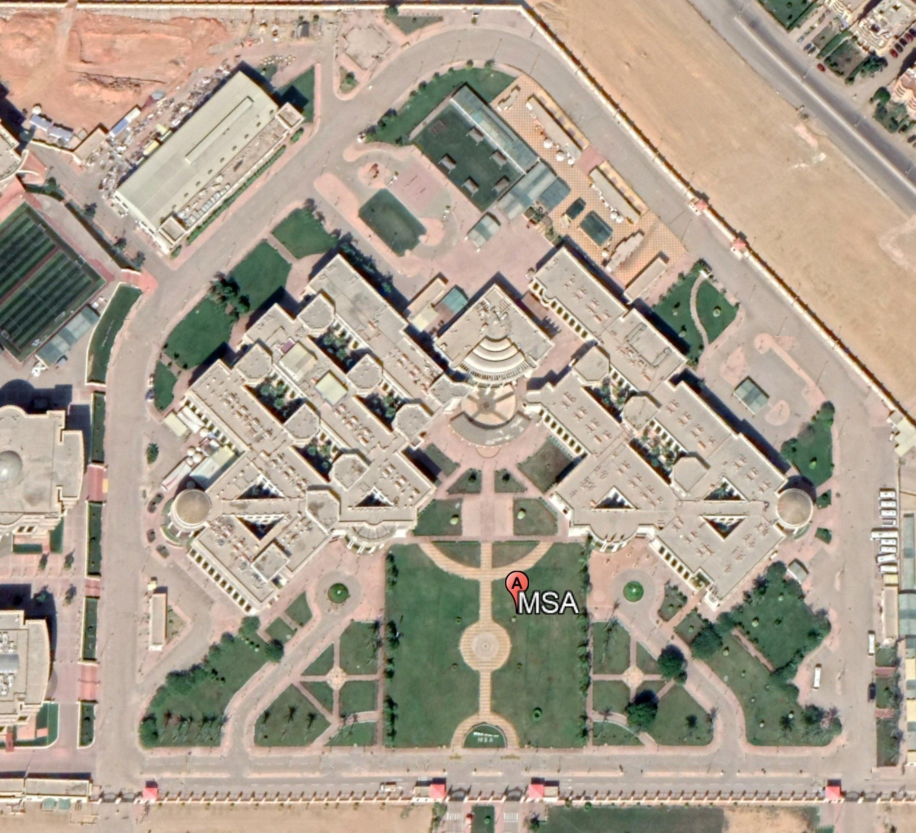
%> input picture path_planning_codes/PRM/msa_17b.jpg, 1831 x 1665 px (shown at 1/2 size)
$ octave PRM_robot.m   (GNU Octave 9; MATLAB toolbox functions it lacks are replaced by stand-ins)
%> lines starting %> are read from the running program, lines starting %| are printed output that depends on the picture
% The probabilistic roadmap (PRM) algorithm

img=imread('msa_17b.JPG'); %read MSA MAP image
%> img is the input picture: size 1665x1831x3 uint8; mean R, G, B 171.1, 158.8, 142.9

I1=rgb2gray(img); % changing the map from rgb to gray image
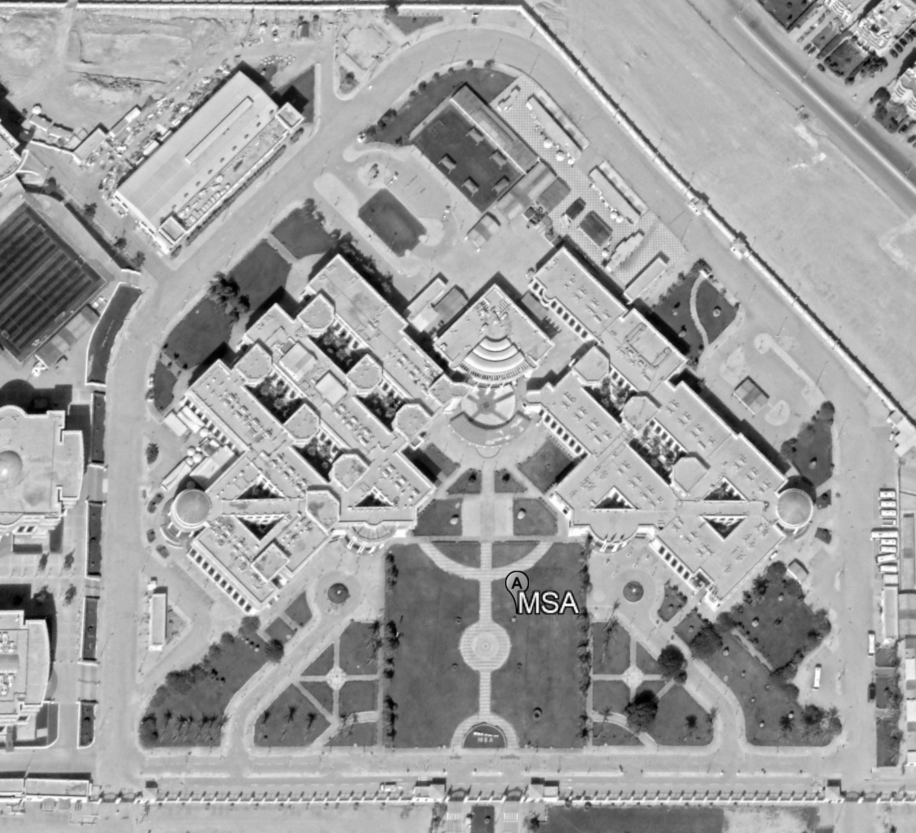
%> I1: size 1665x1831 uint8 (shown at 1/2 size); min 0, max 255, mean 160.7
conn=8;

b = imsharpen(I1,'Radius',3,'Amount',4); %sharpens the MSA MAP image
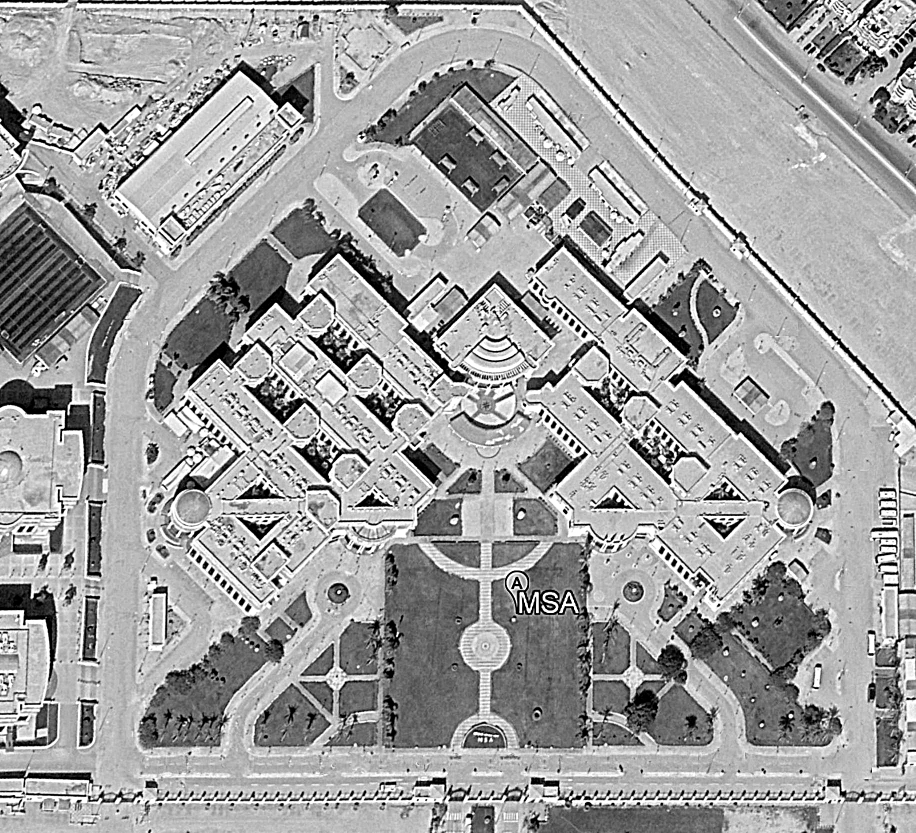
%> b: size 1665x1831 uint8 (shown at 1/2 size); min 0, max 255, mean 159.3
C1=imadjust(b,[],[],1.7);                   % add contrast to the image  with gamma = 1.7
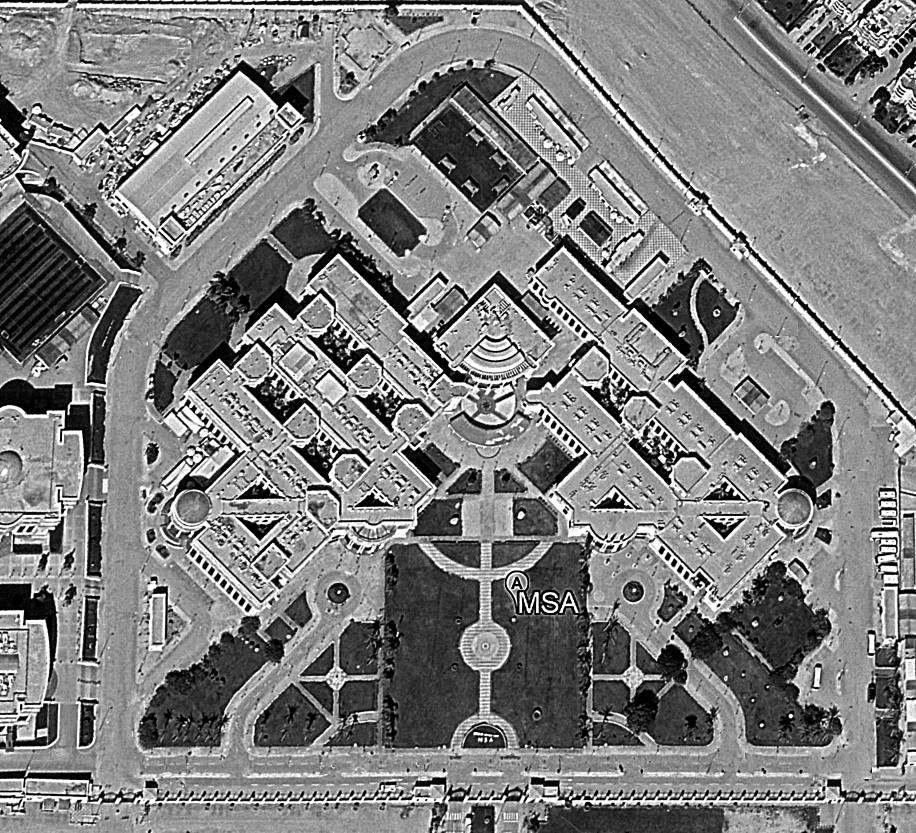
%> C1: size 1665x1831 uint8 (shown at 1/2 size); min 0, max 255, mean 126.7
figure(9)
img1=imresize(flipud(img),1);
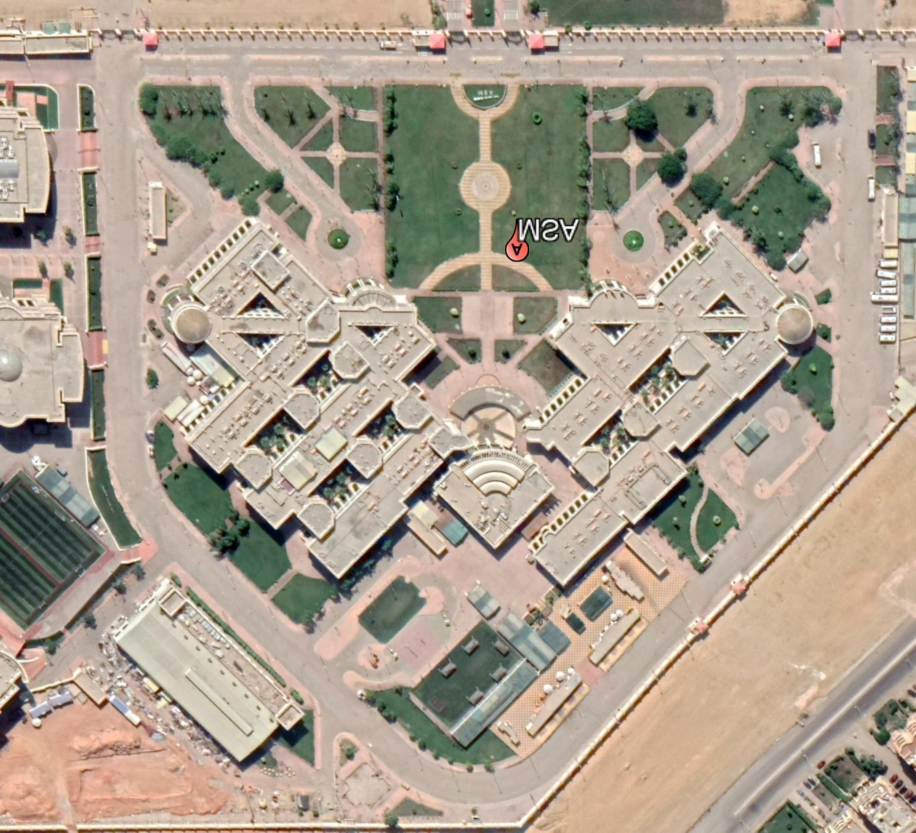
%> img1: size 1665x1831x3 uint8 (shown at 1/2 size); mean R, G, B 171.1, 158.8, 142.9; mean of the top-left, top-right, bottom-left and bottom-right quarters 158.7, 150.5, 154.7, 166.6
imshow(img1); title(' orginal MSA map  ');axis on
set(gca,'YDir','normal')
disp('Please select the start point then the goal point on the MAP' )
%> (the run ends here)
